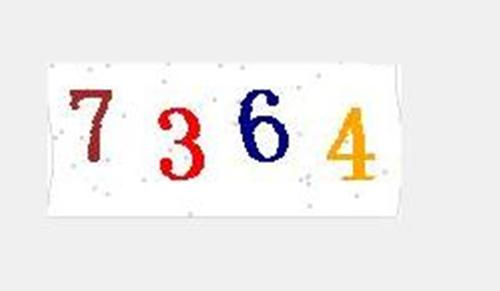
#> input picture y1.jpeg, 500 x 291 px
$ python cv00R.py
#> lines starting #> are read from the running program, lines starting #| are printed output that depends on the picture; after the words box and inside, x2 and y2 are one past the last pixel; in counts of white or black regions, pixels touching at a corner belong together
#> further down, img is the input picture: shape (291, 500, 3); mean B, G, R 235.9, 236.8, 239.9
import cv2 as cv
import numpy as np
import matplotlib.pyplot as plt
from PIL import Image
import pytesseract as tess
#验证码识别
def recognize_text(src):
 gray=cv.cvtColor(src,cv.COLOR_BGR2GRAY)
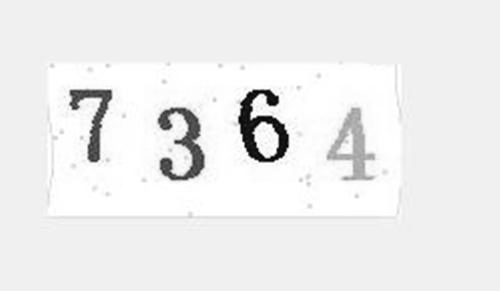
#> gray: shape (291, 500); min 4, max 255, mean 237.7
 ret,binary=cv.threshold(gray,0,255,cv.THRESH_BINARY|cv.THRESH_OTSU)
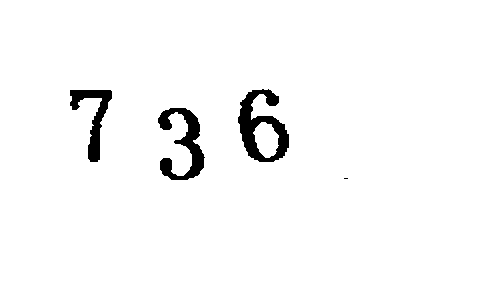
#> binary: shape (291, 500); 97.1% white; 4 black regions (1 under 20 px), largest, box (x1, y1, x2, y2) and area: (238, 89, 289, 162) 1688, (158, 108, 205, 180) 1422, (70, 90, 112, 162) 1047
#> ret = 153
 kernel=cv.getStructuringElement(cv.MORPH_RECT,(1,2))
 bin1=cv.morphologyEx(binary,cv.MORPH_OPEN,kernel)
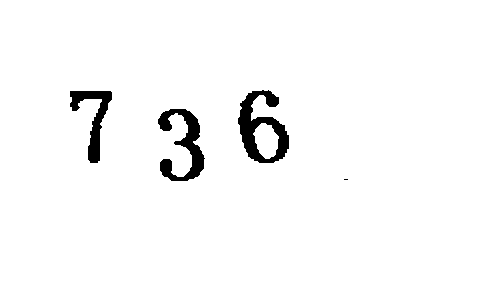
#> bin1: shape (291, 500); 97.1% white; 4 black regions (1 under 20 px), largest, box (x1, y1, x2, y2) and area: (238, 90, 289, 163) 1691, (158, 109, 205, 181) 1422, (70, 91, 112, 163) 1049
 kernel=cv.getStructuringElement(cv.MORPH_OPEN,(2,1))
 open_out=cv.morphologyEx(bin1,cv.MORPH_OPEN,kernel)
 plt.imshow(open_out)
 plt.show()

 cv.bitwise_not(open_out,open_out)#使背景为白色
 textImage=Image.fromarray(open_out)
 text=tess.image_to_string(textImage)
 print('result:%s'%text)

img=cv.imread('y1.jpeg')
recognize_text(img)
#> (the call stopped at in recognize_text, `text=tess.image_to_string(textImage)`: pytesseract is not available in this run)

$ run again, with xz.jpg copied over y1.jpeg
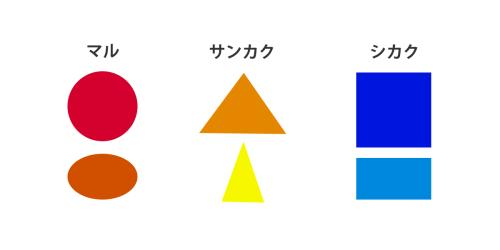
#> input picture xz.jpg, 500 x 250 px
#> img is the input picture: shape (250, 500, 3); mean B, G, R 231.8, 226.4, 233
#> in recognize_text, `ret,binary=cv.threshold(gray,0,255,cv.THRESH_BINARY|cv.THRESH_OTSU)`:
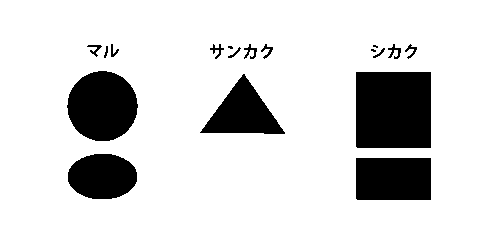
#> binary: shape (250, 500); 85.3% white; 18 black regions (3 under 20 px), largest, box (x1, y1, x2, y2) and area: (356, 72, 431, 148) 5699, (67, 71, 138, 141) 3854, (356, 158, 431, 200) 3149
#> ret = 169
#> in recognize_text, `bin1=cv.morphologyEx(binary,cv.MORPH_OPEN,kernel)`:
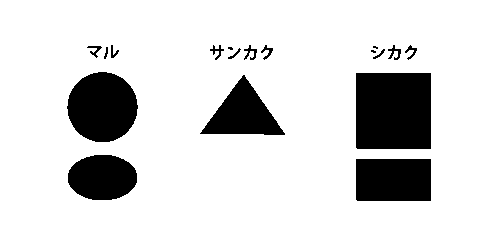
#> bin1: shape (250, 500); 85.3% white; 18 black regions (3 under 20 px), largest, box (x1, y1, x2, y2) and area: (356, 73, 431, 149) 5699, (67, 72, 138, 142) 3854, (356, 159, 431, 201) 3149

$ run again, with y3.jpg copied over y1.jpeg
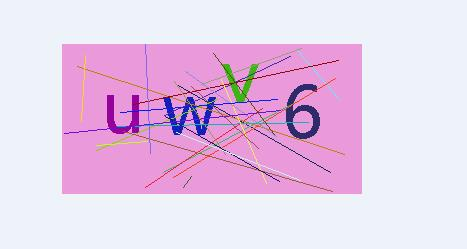
#> input picture y3.jpg, 467 x 249 px
#> img is the input picture: shape (249, 467, 3); mean B, G, R 233.4, 204.5, 230.2
#> in recognize_text, `ret,binary=cv.threshold(gray,0,255,cv.THRESH_BINARY|cv.THRESH_OTSU)`:
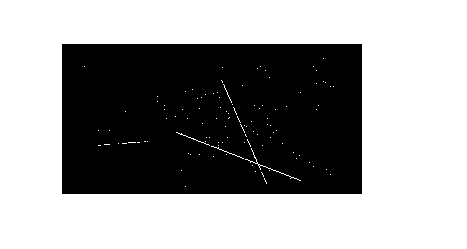
#> binary: shape (249, 467); 61.6% white; 1 black region, box (x1, y1, x2, y2) and area: (62, 44, 362, 194) 44664
#> ret = 207
#> in recognize_text, `bin1=cv.morphologyEx(binary,cv.MORPH_OPEN,kernel)`:
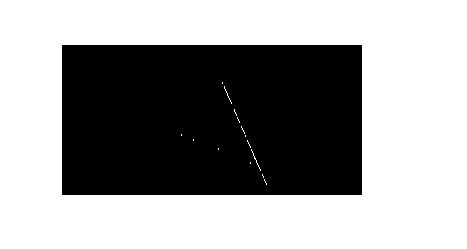
#> bin1: shape (249, 467); 61.4% white; 1 black region, box (x1, y1, x2, y2) and area: (62, 45, 362, 195) 44908
